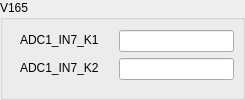
               <widget class="QGroupBox" name="groupBox_31">
                <property name="minimumSize">
                 <size>
                  <width>245</width>
                  <height>100</height>
                 </size>
                </property>
                <property name="maximumSize">
                 <size>
                  <width>235</width>
                  <height>100</height>
                 </size>
                </property>
                <property name="title">
                 <string>V165</string>
                </property>
                <widget class="QWidget" name="layoutWidget_29">
                 <property name="geometry">
                  <rect>
                   <x>10</x>
                   <y>30</y>
                   <width>231</width>
                   <height>65</height>
                  </rect>
                 </property>
                 <layout class="QFormLayout" name="formLayout_29">
                  <property name="horizontalSpacing">
                   <number>20</number>
                  </property>
                  <property name="leftMargin">
                   <number>10</number>
                  </property>
                  <property name="topMargin">
                   <number>0</number>
                  </property>
                  <item row="0" column="1">
                   <widget class="QLineEdit" name="lineEdit_61">
                    <property name="maximumSize">
                     <size>
                      <width>115</width>
                      <height>30</height>
                     </size>
                    </property>
                   </widget>
                  </item>
                  <item row="1" column="0">
                   <widget class="QLabel" name="label_75">
                    <property name="maximumSize">
                     <size>
                      <width>90</width>
                      <height>20</height>
                     </size>
                    </property>
                    <property name="text">
                     <string>ADC1_IN7_K2</string>
                    </property>
                   </widget>
                  </item>
                  <item row="1" column="1">
                   <widget class="QLineEdit" name="lineEdit_62">
                    <property name="maximumSize">
                     <size>
                      <width>115</width>
                      <height>30</height>
                     </size>
                    </property>
                   </widget>
                  </item>
                  <item row="0" column="0">
                   <widget class="QLabel" name="label_76">
                    <property name="maximumSize">
                     <size>
                      <width>90</width>
                      <height>20</height>
                     </size>
                    </property>
                    <property name="text">
                     <string>ADC1_IN7_K1</string>
                    </property>
                   </widget>
                  </item>
                 </layout>
                </widget>
               </widget>
